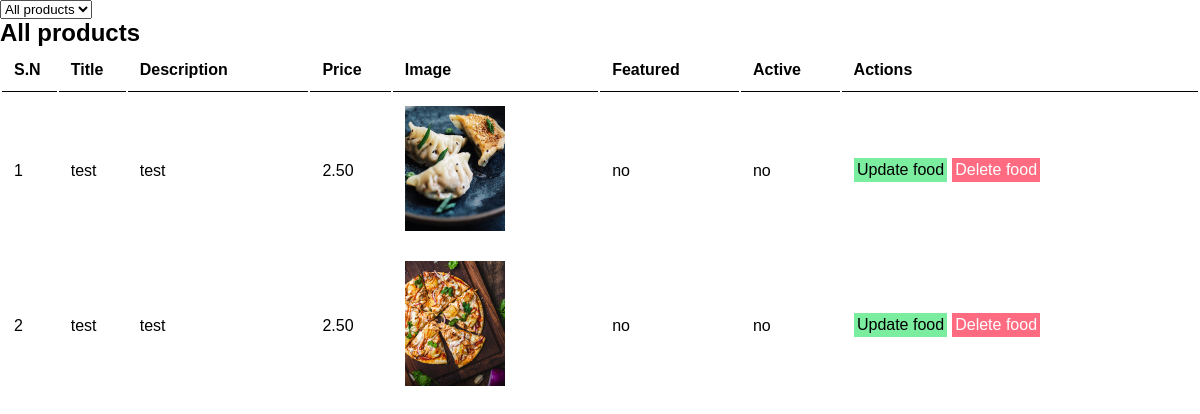
The page /test-filter/index.php on the database its author committed.
### tables this page shows
CREATE TABLE `tbl_food` (
  `id` int UNSIGNED NOT NULL,
  `title` varchar(100) NOT NULL,
  `description` text NOT NULL,
  `price` decimal(10,2) NOT NULL,
  `image_name` varchar(255) NOT NULL,
  `category_id` int UNSIGNED NOT NULL,
  `featured` varchar(10) NOT NULL,
  `active` varchar(10) NOT NULL
);

### test-filter/function.php (called while the page is built, shortened)
<?php
 function connect() {
    $mysqli = new mysqli('localhost','root','','food_order');
    if($mysqli->connect_errno != 0) {
        return $mysqli->connect_error;
    }else{
        return $mysqli;
    }
 }
 function getAllProducts()
{
    $mysqli = connect();
    $res = $mysqli->query("SELECT * FROM tbl_food");
    while($row = $res->fetch_assoc()){
        $products[] = $row;
    }
    return $products;
}

### test-filter/index.php (the view, shortened to what this page needs)
<?php
include 'function.php';
?>
<!DOCTYPE html>
<html lang="en">
<head>
    <link rel="stylesheet" href="../css/admin.css">
</head>
<body>
    <div>
        <div>
            <select name="produts" id="products">
    <option value="">All products</option>
            </select>
            <div class="right">
                <h2>All products</h2>
                <table class="tbl-full">
                    <tr>
                        <th>S.N</th>
                        <th>Title</th>
                        <th>Description</th>
                        <th>Price</th>
                        <th>Image</th>
                        <th>Featured</th>
                        <th>Active</th>
                        <th>Actions</th>
                    </tr>
                        <?php
                        $products = getAllProducts();
                        $sn = 1;
                        ?>
                        <?php foreach ($products as $product) : ?>
                                <tr class="product-wrapper">
                                    <td><?= $sn++ ?></td>
                                    <td><?= $product['title'] ?></td>
                                    <td><?= $product['description'] ?></td>
                                    <td><?= $product['price'] ?></td>
                                    <td><img src="<?= SITEURL; ?>images/food/<?= $product['image_name']; ?>" alt="<?= $product['title'] ?>" width="100px"></td>
                                    <td><?= $product['featured'] ?></td>
                                    <td><?= $product['active'] ?></td>
                                    <td>
                                        <a href="<?= SITEURL; ?>admin/update-food.php?id=<?= $product['id']; ?>" class="btn-secondary">Update food</a>
                                        <a href="<?= SITEURL; ?>admin/delete-food.php?id=<?= $product['id']; ?>&image_name=<?= $product['image_name']; ?>" class="btn-danger">Delete food</a>
                                    </td>
                                </tr>
                        <?php endforeach ?>
                </table>
            </div>
        </div>
    </div>
</body>
</html>

### css/admin.css (style rules this page uses)
* { margin: 0; padding: 0; font-family: Arial, 'Arial Narrow', sans-serif; }
.tbl-full { width: 100%; }
table tr th { border-bottom: 1px solid black; padding: 1%; text-align: left; }
table tr td { padding: 1%; }
.btn-secondary { background-color: #7bed9f; padding: 1%; color: #000000; text-decoration: none; }
.btn-danger { background-color: #ff6b81; padding: 1%; color: #fff; text-decoration: none; }

### rows shown on the page
tbl_food: title "test", description "test", price "2.50", image_name (picture), featured "no", active "no"
tbl_food: title "test", description "test", price "2.50", image_name (picture), featured "no", active "no"
